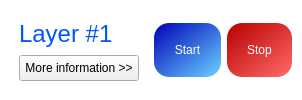
             <widget class="QFrame" name="frame_2">
              <property name="minimumSize">
               <size>
                <width>0</width>
                <height>100</height>
               </size>
              </property>
              <property name="styleSheet">
               <string notr="true">QFrame{
	border: none;
	border-radius: 10px;
	text-align: left;
	padding: 5px;
	background-color: rgb(255, 255, 255);
}

</string>
              </property>
              <property name="frameShape">
               <enum>QFrame::StyledPanel</enum>
              </property>
              <property name="frameShadow">
               <enum>QFrame::Raised</enum>
              </property>
              <layout class="QHBoxLayout" name="horizontalLayout_16">
               <property name="leftMargin">
                <number>5</number>
               </property>
               <property name="topMargin">
                <number>5</number>
               </property>
               <property name="rightMargin">
                <number>5</number>
               </property>
               <property name="bottomMargin">
                <number>5</number>
               </property>
               <item>
                <widget class="QFrame" name="frame_6">
                 <property name="styleSheet">
                  <string notr="true">padding: 0;</string>
                 </property>
                 <property name="frameShape">
                  <enum>QFrame::StyledPanel</enum>
                 </property>
                 <property name="frameShadow">
                  <enum>QFrame::Raised</enum>
                 </property>
                 <layout class="QVBoxLayout" name="verticalLayout_7">
                  <item>
                   <widget class="QLabel" name="label_39">
                    <property name="text">
                     <string>&lt;html&gt;&lt;head/&gt;&lt;body&gt;&lt;p&gt;&lt;span style=&quot; font-size:18pt; color:#0055ff;&quot;&gt;Layer #1&lt;/span&gt;&lt;/p&gt;&lt;/body&gt;&lt;/html&gt;</string>
                    </property>
                   </widget>
                  </item>
                  <item>
                   <widget class="QPushButton" name="pushButton_14">
                    <property name="maximumSize">
                     <size>
                      <width>126</width>
                      <height>16777215</height>
                     </size>
                    </property>
                    <property name="styleSheet">
                     <string notr="true">padding: 5px;</string>
                    </property>
                    <property name="text">
                     <string>More information &gt;&gt;</string>
                    </property>
                   </widget>
                  </item>
                 </layout>
                </widget>
               </item>
               <item>
                <widget class="QPushButton" name="pushButton_start">
                 <property name="maximumSize">
                  <size>
                   <width>68</width>
                   <height>16777215</height>
                  </size>
                 </property>
                 <property name="styleSheet">
                  <string notr="true">QPushButton{
	border: none;
	padding: 20px;
	border-radius:15px;
	background-color: qlineargradient(spread:pad, x1:0, y1:0, x2:0.961111, y2:1, stop:0 rgba(0, 0, 183, 255), stop:1 rgba(104, 207, 255, 255));
color: rgb(255, 255, 255);
}
QPushButton:hover{
  background:rgba(104, 207, 255, 200);
  color:rgba(255, 255, 255, 210);
}
QPushButton:pressed{
  background:rgba(104, 207, 255, 100);
}
QPushButton:disabled{
  background:rgba(100, 100, 100, 100);
  color:rgba(0, 0, 0, 100);
}</string>
                 </property>
                 <property name="text">
                  <string>Start</string>
                 </property>
                </widget>
               </item>
               <item>
                <widget class="QPushButton" name="pushButton_stop">
                 <property name="enabled">
                  <bool>true</bool>
                 </property>
                 <property name="maximumSize">
                  <size>
                   <width>68</width>
                   <height>16777215</height>
                  </size>
                 </property>
                 <property name="styleSheet">
                  <string notr="true">QPushButton{
	border: none;
	padding: 20px;
	border-radius:15px;
	background-color: qlineargradient(spread:pad, x1:0, y1:0, x2:0.961111, y2:1, stop:0 rgba(183, 0, 0, 255), stop:1 rgba(255, 104, 104, 255));
color: rgb(255, 255, 255);
	font-weight: 400;
}
QPushButton:hover{
  background:rgba(255, 104, 104, 200);
  color:rgba(255, 255, 255, 210);
}
QPushButton:pressed{
  background:rgba(205, 118, 132, 100);
}
QPushButton:disabled{
  background:rgba(100, 100, 100, 100);
  color:rgba(0, 0, 0, 100);
}</string>
                 </property>
                 <property name="text">
                  <string>Stop</string>
                 </property>
                </widget>
               </item>
              </layout>
             </widget>
